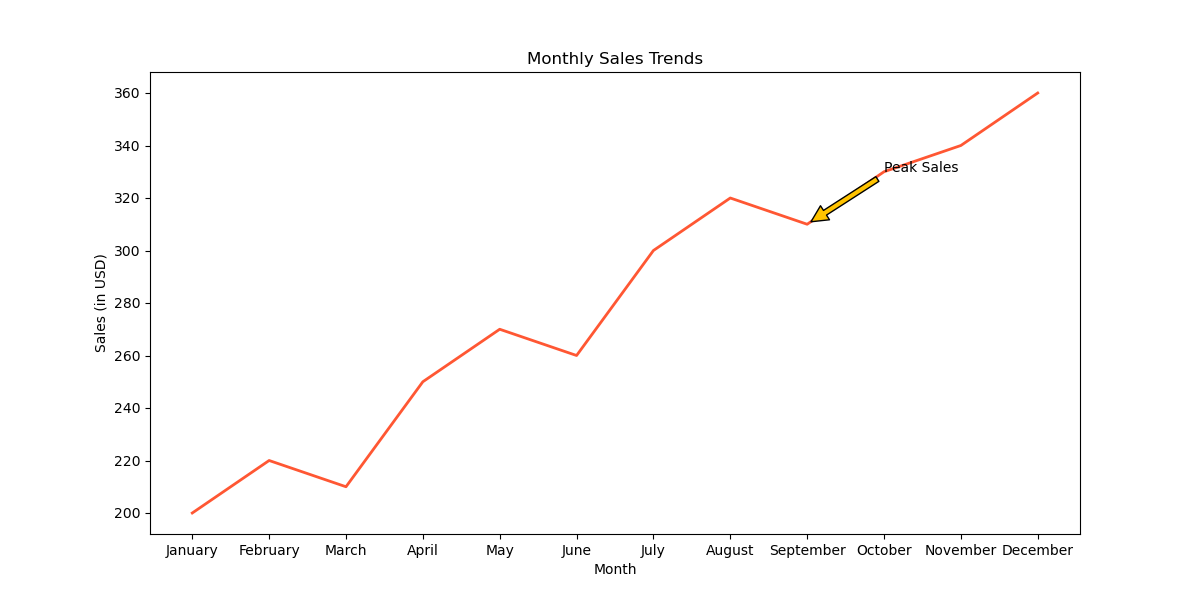

The Python source for this figure:

import matplotlib.pyplot as plt

# Given the data above
months = ['January', 'February', 'March', 'April', 'May', 'June', 
          'July', 'August', 'September', 'October', 'November', 'December']
sales = [200, 220, 210, 250, 270, 260, 300, 320, 310, 330, 340, 360]

plt.figure(figsize=(12, 6))  # Change width (12) and height (6)

# Plot the line chart with a new color scheme and trend
plt.plot(months, sales, color='#FF5733', linewidth=2)

# Annotate the peak sales value in September
plt.annotate('Peak Sales', xy=('September', 310), xytext=('October', 330),
             arrowprops=dict(facecolor='#FFC300', shrink=0.05))

plt.title('Monthly Sales Trends')  # Set a relevant title
plt.xlabel('Month')  # Label the x-axis
plt.ylabel('Sales (in USD)')  # Label the y-axis

# Display the chart
plt.show()
